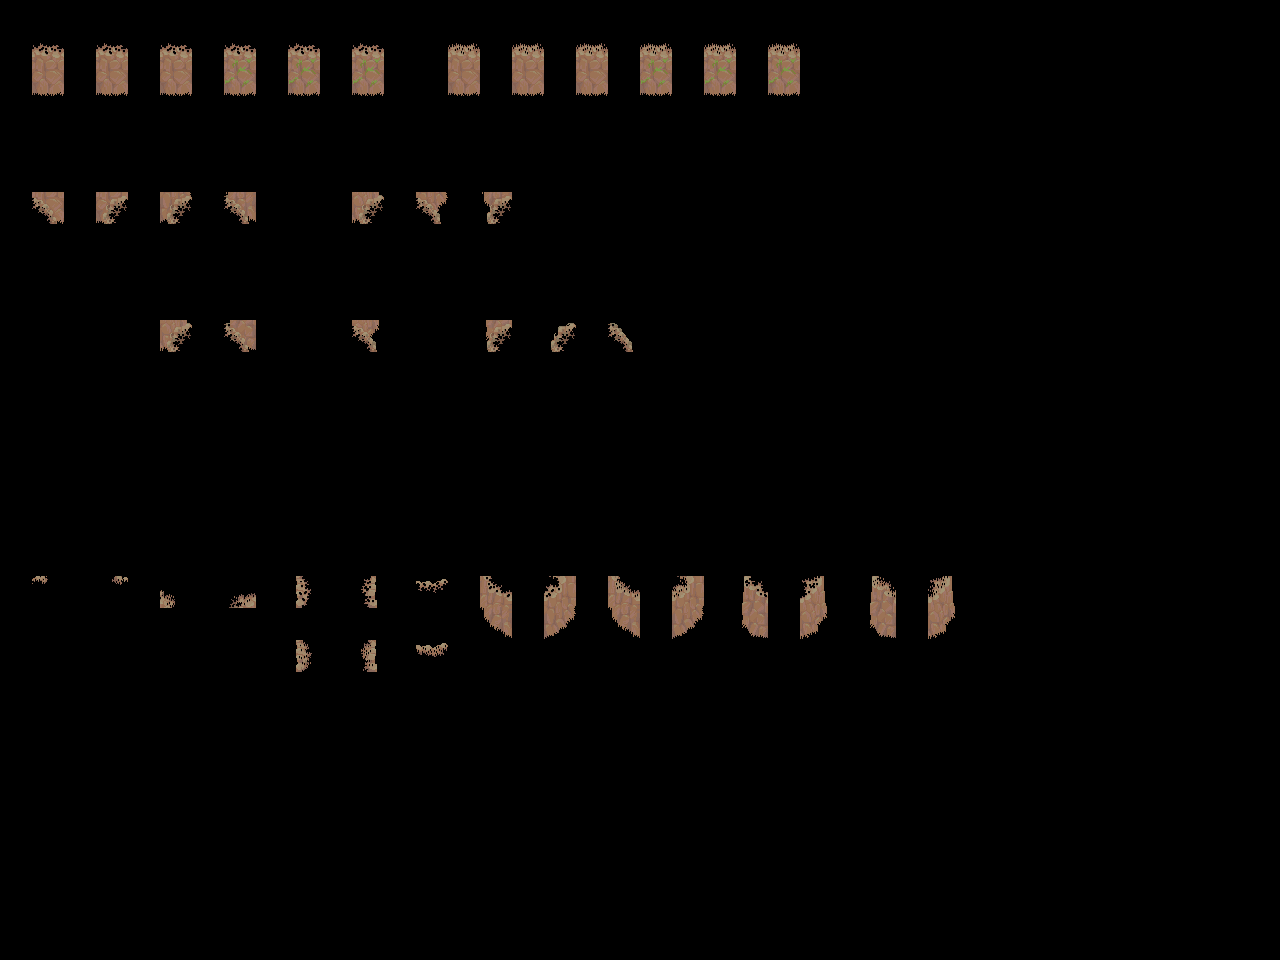

Tiled map render using the project's own tile images. Description and the whole map definition, tile-layer contents included, below:
An orthogonal 40x30 tile map with 32x32 px tiles, 2 tile layers (input_walls, output_walls) and 6 objects.

<map version="1.9" tiledversion="1.9.2" orientation="orthogonal" renderorder="right-down" width="40" height="30" tilewidth="32" tileheight="32" infinite="0" nextlayerid="4" nextobjectid="12">
 <properties>
  <property name="MatchInOrder" type="bool" value="true" />
 </properties>
 <tileset firstgid="1" source="../Tilesets/Ancient Ruins-Tileset - wall 5-transp.tsx" />
 <layer id="1" name="input_walls" width="40" height="30" opacity="0.83">
  <data encoding="csv">
0,0,0,0,0,0,0,0,0,0,0,0,0,0,0,0,0,0,0,0,0,0,0,0,0,0,0,0,0,0,0,0,0,0,0,0,0,0,0,0,
0,67,0,67,0,67,0,67,0,67,0,67,0,0,67,0,67,0,67,0,67,0,67,0,67,0,0,0,0,0,0,0,0,0,0,0,0,0,0,0,
0,83,0,83,0,83,0,83,0,83,0,83,0,0,83,0,83,0,83,0,83,0,83,0,83,0,0,0,0,0,0,0,0,0,0,0,0,0,0,0,
0,0,0,0,0,0,0,0,0,0,0,0,0,0,0,0,0,0,0,0,0,0,0,0,0,0,0,0,0,0,0,0,0,0,0,0,0,0,0,0,
0,0,0,0,0,0,0,0,0,0,0,0,0,0,0,0,0,0,0,0,0,0,0,0,0,0,0,0,0,0,0,0,0,0,0,0,0,0,0,0,
0,0,0,0,0,0,0,0,0,0,0,0,0,0,0,0,0,0,0,0,0,0,0,0,0,0,0,0,0,0,0,0,0,0,0,0,0,0,0,0,
0,22,0,24,0,73,0,44,0,0,0,40,0,58,0,74,0,0,0,0,0,0,0,0,0,0,0,0,0,0,0,0,0,0,0,0,0,0,0,0,
0,0,0,0,0,0,0,0,0,0,0,0,0,0,0,0,0,0,0,0,0,0,0,0,0,0,0,0,0,0,0,0,0,0,0,0,0,0,0,0,
0,0,0,0,0,0,0,0,0,0,0,0,0,0,0,0,0,0,0,0,0,0,0,0,0,0,0,0,0,0,0,0,0,0,0,0,0,0,0,0,
0,0,0,0,0,0,0,0,0,0,0,0,0,0,0,0,0,0,0,0,0,0,0,0,0,0,0,0,0,0,0,0,0,0,0,0,0,0,0,0,
0,0,0,0,0,40,0,56,0,0,0,86,0,0,0,88,0,17,0,21,0,0,0,0,0,0,0,0,0,0,0,0,0,0,0,0,0,0,0,0,
0,0,0,0,0,0,0,0,0,0,0,0,0,0,0,0,0,0,0,0,0,0,0,0,0,0,0,0,0,0,0,0,0,0,0,0,0,0,0,0,
0,0,0,0,0,0,0,0,0,0,0,0,0,0,0,0,0,0,0,0,0,0,0,0,0,0,0,0,0,0,0,0,0,0,0,0,0,0,0,0,
0,0,0,0,0,0,0,0,0,0,0,0,0,0,0,0,0,0,0,0,0,0,0,0,0,0,0,0,0,0,0,0,0,0,0,0,0,0,0,0,
0,0,0,0,0,0,0,0,0,0,0,0,0,0,0,0,0,0,0,0,0,0,0,0,0,0,0,0,0,0,0,0,0,0,0,0,0,0,0,0,
0,0,0,0,0,0,0,0,0,0,0,0,0,0,0,0,0,0,0,0,0,0,0,0,0,0,0,0,0,0,0,0,0,0,0,0,0,0,0,0,
0,0,0,0,0,0,0,0,0,0,0,0,0,0,0,0,0,0,0,0,0,0,0,0,0,0,0,0,0,0,0,0,0,0,0,0,0,0,0,0,
0,0,0,0,0,0,0,0,0,0,0,0,0,0,0,0,0,0,0,0,0,0,0,0,0,0,0,0,0,0,0,0,0,0,0,0,0,0,0,0,
0,18,0,20,0,50,0,52,0,33,0,37,0,3,0,66,0,68,0,66,0,68,0,49,0,53,0,49,0,53,0,0,0,0,0,0,0,0,0,0,
0,0,0,0,0,0,0,0,0,0,0,0,0,0,0,82,0,84,0,82,0,84,0,65,0,69,0,65,0,69,0,0,0,0,0,0,0,0,0,0,
0,0,0,0,0,0,0,0,0,33,0,37,0,3,0,0,0,0,0,0,0,0,0,0,0,0,0,0,0,0,0,0,0,0,0,0,0,0,0,0,
0,0,0,0,0,0,0,0,0,0,0,0,0,0,0,0,0,0,0,0,0,0,0,0,0,0,0,0,0,0,0,0,0,0,0,0,0,0,0,0,
0,0,0,0,0,0,0,0,0,0,0,0,0,0,0,0,0,0,0,0,0,0,0,0,0,0,0,0,0,0,0,0,0,0,0,0,0,0,0,0,
0,0,0,0,0,0,0,0,0,0,0,0,0,0,0,0,0,0,0,0,0,0,0,0,0,0,0,0,0,0,0,0,0,0,0,0,0,0,0,0,
0,0,0,0,0,0,0,0,0,0,0,0,0,0,0,0,0,0,0,0,0,0,0,0,0,0,0,0,0,0,0,0,0,0,0,0,0,0,0,0,
0,0,0,0,0,0,0,0,0,0,0,0,0,0,0,0,0,0,0,0,0,0,0,0,0,0,0,0,0,0,0,0,0,0,0,0,0,0,0,0,
0,0,0,0,0,0,0,0,0,0,0,0,0,0,0,0,0,0,0,0,0,0,0,0,0,0,0,0,0,0,0,0,0,0,0,0,0,0,0,0,
0,0,0,0,0,0,0,0,0,0,0,0,0,0,0,0,0,0,0,0,0,0,0,0,0,0,0,0,0,0,0,0,0,0,0,0,0,0,0,0,
0,0,0,0,0,0,0,0,0,0,0,0,0,0,0,0,0,0,0,0,0,0,0,0,0,0,0,0,0,0,0,0,0,0,0,0,0,0,0,0,
0,0,0,0,0,0,0,0,0,0,0,0,0,0,0,0,0,0,0,0,0,0,0,0,0,0,0,0,0,0,0,0,0,0,0,0,0,0,0,0
</data>
 </layer>
 <layer id="2" name="output_walls" width="40" height="30">
  <data encoding="csv">
0,0,0,0,0,0,0,0,0,0,0,0,0,0,0,0,0,0,0,0,0,0,0,0,0,0,0,0,0,0,0,0,0,0,0,0,0,0,0,0,
0,145,0,146,0,147,0,148,0,149,0,150,0,0,152,0,153,0,154,0,155,0,156,0,157,0,0,0,0,0,0,0,0,0,0,0,0,0,0,0,
0,161,0,162,0,163,0,164,0,165,0,166,0,0,168,0,169,0,170,0,171,0,172,0,173,0,0,0,0,0,0,0,0,0,0,0,0,0,0,0,
0,0,0,0,0,0,0,0,0,0,0,0,0,0,0,0,0,0,0,0,0,0,0,0,0,0,0,0,0,0,0,0,0,0,0,0,0,0,0,0,
0,0,0,0,0,0,0,0,0,0,0,0,0,0,0,0,0,0,0,0,0,0,0,0,0,0,0,0,0,0,0,0,0,0,0,0,0,0,0,0,
0,0,0,0,0,0,0,0,0,0,0,0,0,0,0,0,0,0,0,0,0,0,0,0,0,0,0,0,0,0,0,0,0,0,0,0,0,0,0,0,
0,23,0,25,0,76,0,60,0,0,0,41,0,59,0,75,0,0,0,0,0,0,0,0,0,0,0,0,0,0,0,0,0,0,0,0,0,0,0,0,
0,0,0,0,0,0,0,0,0,0,0,0,0,0,0,0,0,0,0,0,0,0,0,0,0,0,0,0,0,0,0,0,0,0,0,0,0,0,0,0,
0,0,0,0,0,0,0,0,0,0,0,0,0,0,0,0,0,0,0,0,0,0,0,0,0,0,0,0,0,0,0,0,0,0,0,0,0,0,0,0,
0,0,0,0,0,0,0,0,0,0,0,0,0,0,0,0,0,0,0,0,0,0,0,0,0,0,0,0,0,0,0,0,0,0,0,0,0,0,0,0,
0,0,0,0,0,41,0,57,0,0,0,87,0,0,0,89,0,2,0,4,0,0,0,0,0,0,0,0,0,0,0,0,0,0,0,0,0,0,0,0,
0,0,0,0,0,0,0,0,0,0,0,0,0,0,0,0,0,0,0,0,0,0,0,0,0,0,0,0,0,0,0,0,0,0,0,0,0,0,0,0,
0,0,0,0,0,0,0,0,0,0,0,0,0,0,0,0,0,0,0,0,0,0,0,0,0,0,0,0,0,0,0,0,0,0,0,0,0,0,0,0,
0,0,0,0,0,0,0,0,0,0,0,0,0,0,0,0,0,0,0,0,0,0,0,0,0,0,0,0,0,0,0,0,0,0,0,0,0,0,0,0,
0,0,0,0,0,0,0,0,0,0,0,0,0,0,0,0,0,0,0,0,0,0,0,0,0,0,0,0,0,0,0,0,0,0,0,0,0,0,0,0,
0,0,0,0,0,0,0,0,0,0,0,0,0,0,0,0,0,0,0,0,0,0,0,0,0,0,0,0,0,0,0,0,0,0,0,0,0,0,0,0,
0,0,0,0,0,0,0,0,0,0,0,0,0,0,0,0,0,0,0,0,0,0,0,0,0,0,0,0,0,0,0,0,0,0,0,0,0,0,0,0,
0,0,0,0,0,0,0,0,0,0,0,0,0,0,0,0,0,0,0,0,0,0,0,0,0,0,0,0,0,0,0,0,0,0,0,0,0,0,0,0,
0,193,0,194,0,209,0,210,0,195,0,196,0,197,0,198,0,199,0,200,0,201,0,202,0,203,0,204,0,205,0,0,0,0,0,0,0,0,0,0,
0,0,0,0,0,0,0,0,0,0,0,0,0,0,0,214,0,215,0,216,0,217,0,218,0,219,0,220,0,221,0,0,0,0,0,0,0,0,0,0,
0,0,0,0,0,0,0,0,0,211,0,212,0,213,0,0,0,0,0,0,0,0,0,0,0,0,0,0,0,0,0,0,0,0,0,0,0,0,0,0,
0,0,0,0,0,0,0,0,0,0,0,0,0,0,0,0,0,0,0,0,0,0,0,0,0,0,0,0,0,0,0,0,0,0,0,0,0,0,0,0,
0,0,0,0,0,0,0,0,0,0,0,0,0,0,0,0,0,0,0,0,0,0,0,0,0,0,0,0,0,0,0,0,0,0,0,0,0,0,0,0,
0,0,0,0,0,0,0,0,0,0,0,0,0,0,0,0,0,0,0,0,0,0,0,0,0,0,0,0,0,0,0,0,0,0,0,0,0,0,0,0,
0,0,0,0,0,0,0,0,0,0,0,0,0,0,0,0,0,0,0,0,0,0,0,0,0,0,0,0,0,0,0,0,0,0,0,0,0,0,0,0,
0,0,0,0,0,0,0,0,0,0,0,0,0,0,0,0,0,0,0,0,0,0,0,0,0,0,0,0,0,0,0,0,0,0,0,0,0,0,0,0,
0,0,0,0,0,0,0,0,0,0,0,0,0,0,0,0,0,0,0,0,0,0,0,0,0,0,0,0,0,0,0,0,0,0,0,0,0,0,0,0,
0,0,0,0,0,0,0,0,0,0,0,0,0,0,0,0,0,0,0,0,0,0,0,0,0,0,0,0,0,0,0,0,0,0,0,0,0,0,0,0,
0,0,0,0,0,0,0,0,0,0,0,0,0,0,0,0,0,0,0,0,0,0,0,0,0,0,0,0,0,0,0,0,0,0,0,0,0,0,0,0,
0,0,0,0,0,0,0,0,0,0,0,0,0,0,0,0,0,0,0,0,0,0,0,0,0,0,0,0,0,0,0,0,0,0,0,0,0,0,0,0
</data>
 </layer>
 <objectgroup id="3" name="rule_options" offsetx="-10.6667" offsety="-16.6667">
  <object id="1" x="22" y="28" width="190.333" height="124.667">
   <properties>
    <property name="Disabled" type="bool" value="false" />
    <property name="Probability" type="float" value="0.3" />
   </properties>
  </object>
  <object id="2" x="28" y="180.667" width="917.333" height="320">
   <properties>
    <property name="Disabled" type="bool" value="false" />
    <property name="Probability" type="float" value="0.6" />
   </properties>
  </object>
  <object id="4" x="29.6667" y="568.333" width="955" height="178.333">
   <properties>
    <property name="Probability" type="float" value="0.5" />
   </properties>
  </object>
  <object id="5" x="634.667" y="28.6667" width="311" height="129">
   <properties>
    <property name="Probability" type="float" value="0.6" />
   </properties>
  </object>
  <object id="6" x="224" y="28" width="183.333" height="123.667">
   <properties>
    <property name="Probability" type="float" value="0.6" />
   </properties>
  </object>
  <object id="8" x="443.667" y="28.8332" width="183.333" height="123.667">
   <properties>
    <property name="Probability" type="float" value="0.3" />
   </properties>
  </object>
 </objectgroup>
</map>
